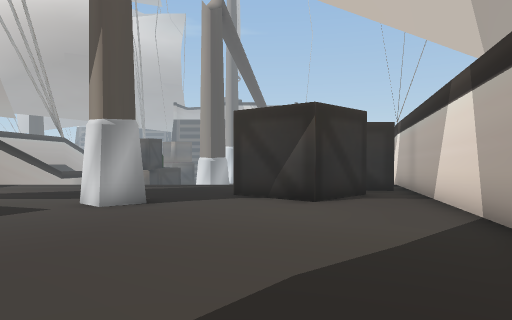
[1] (above)

16 first-person views from a walk through a Unity game level. The camera is 1.5 m above the floor, tilts 2° down and sees 75° across. The floor is counted in squares, 2 m on a side. Each view is taken from the middle of a square. On the plan, view 1 faces up. The plan holds only what a view shows up to about 11 squares ahead; the rest is blank. The place goes on beyond the plan. The player is left out. Some animated figures are left out.

[2]
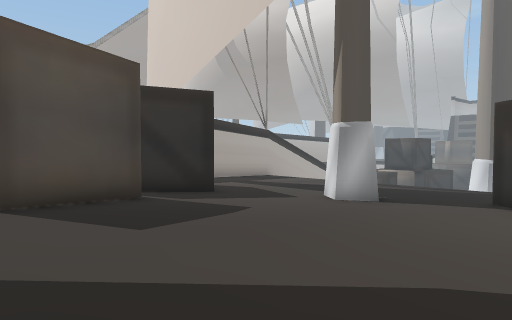

[3]
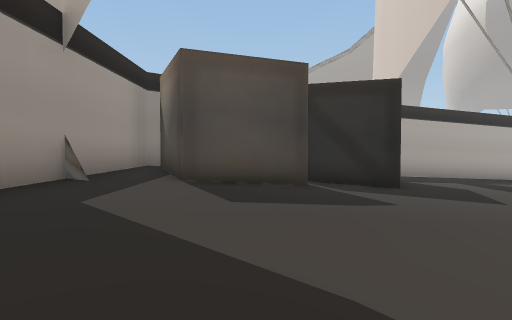

[4]
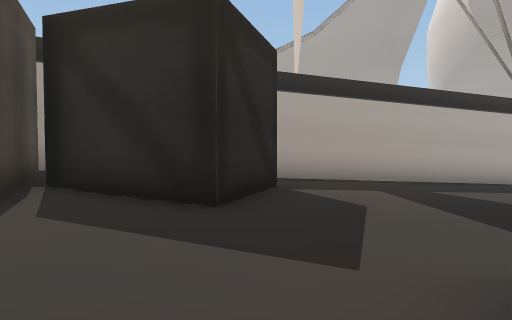

[5]
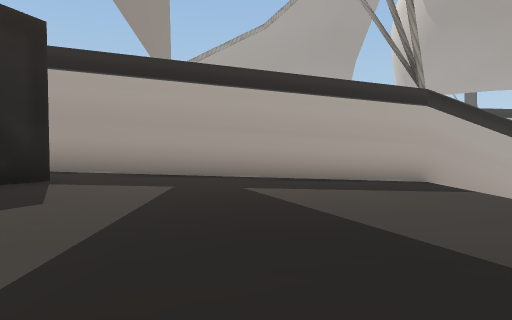

[6]
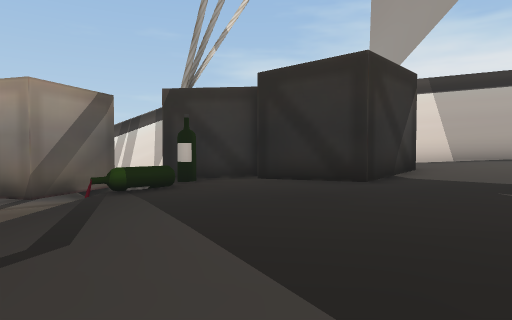

[7]
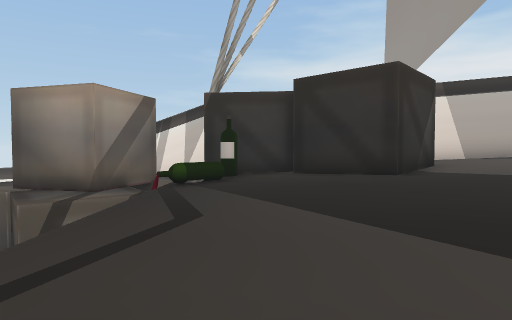

[8]
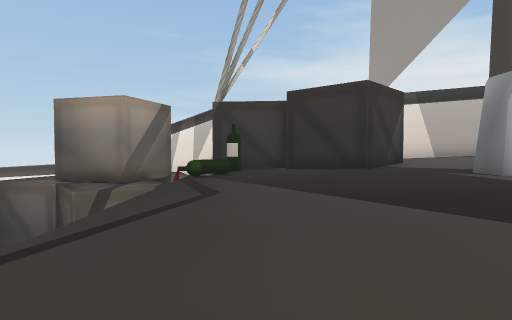

[9]
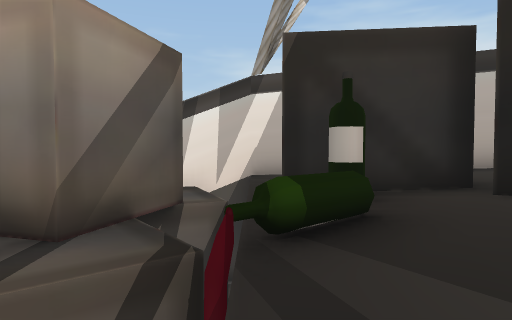

[10]
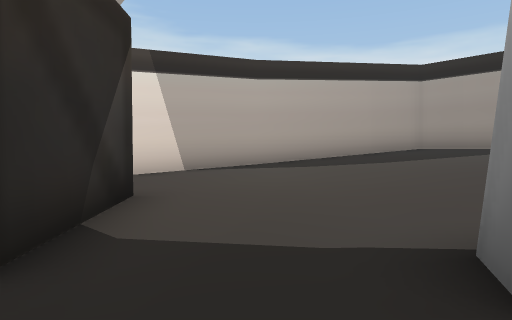

[11]
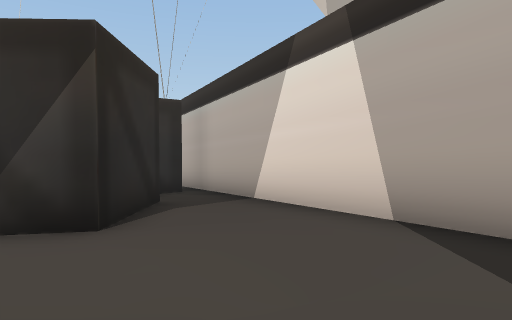

[12]
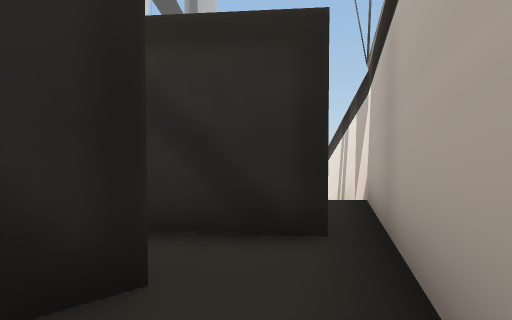

[13]
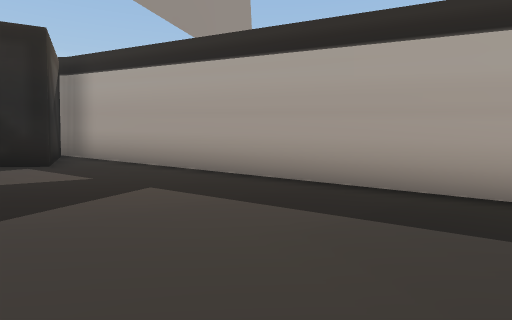

[14]
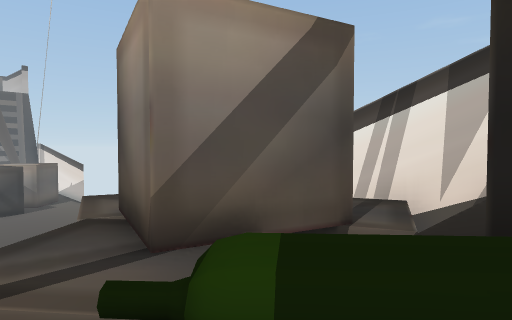

[15]
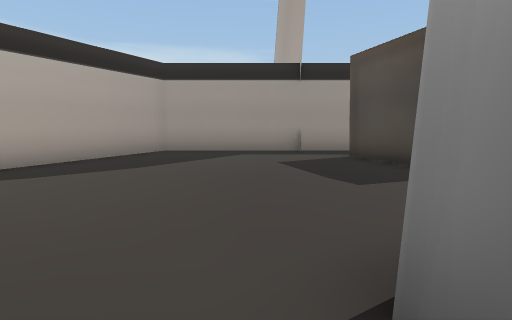

[16]
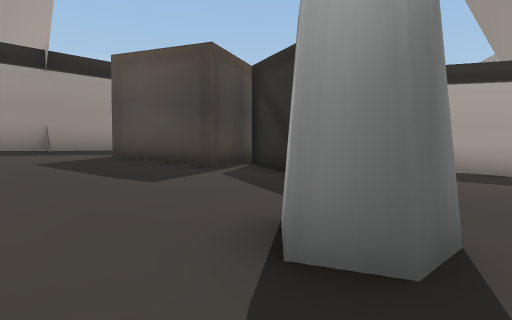

### Floor plan
Key: @ floor where view 1 was taken; # wall or solid block; x gap in a wall; . main floor; : floor 0.25 m higher than the main floor; - floor 0.25 m lower than the main floor; + floor 0.5 m higher than the main floor; * floor 0.75 m higher than the main floor; % floor 1 m higher than the main floor; & floor 1.25 m higher than the main floor; $ floor 1.5 m higher than the main floor; / step, stairs or slope; ^ raised ledge; v drop or lower ground.
Columns run from 13 left of view 1 to 7 right of it. Each row starts with its distance up from view 1.
 18 v           vv#    v#
 17 v           vv###vvv#
 16 v            vv vvvv#
 15 #------------^ vvvvv
 14 #------------^x#   #
 13 ##.............#   #
 12  #.............###.#
 11  #............##...#
 10  #:::::::::::####:##
  9  #::::::::::::##::#
  8  ##++++++##+++#+++#
  7   #++++++++++++++##
  6   #+##+++++++++++#
  5   #*###**********#
  4   #####**********#
  3       ##%///////##
  2       ###//////&#
  1        ##//////##
  0        #$$$$$@$#
 -1        #########

Positions as (right, up) in squares from view 1, and headings:
1: (0, 0), facing up
2: (1, 0), facing up-left
3: (2, 2), facing left
4: (-2, 6), facing left
5: (-3, 10), facing left
6: (-7, 12), facing right
7: (-8, 13), facing right
8: (-10, 13), facing right
9: (-3, 15), facing right
10: (-3, 10), facing down-right
11: (0, 4), facing up-right
12: (4, 8), facing up
13: (-7, 14), facing down-left
14: (-1, 14), facing up-right
15: (-2, 9), facing down
16: (-1, 9), facing down-left
